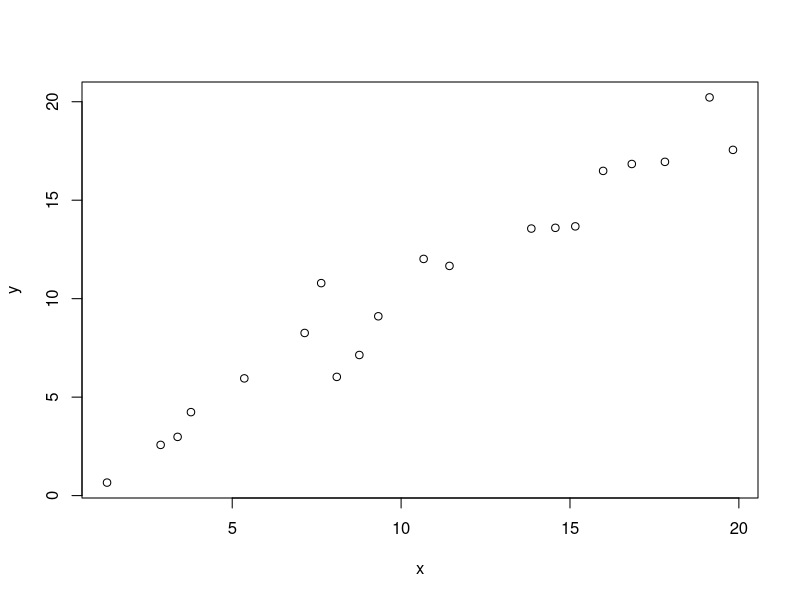
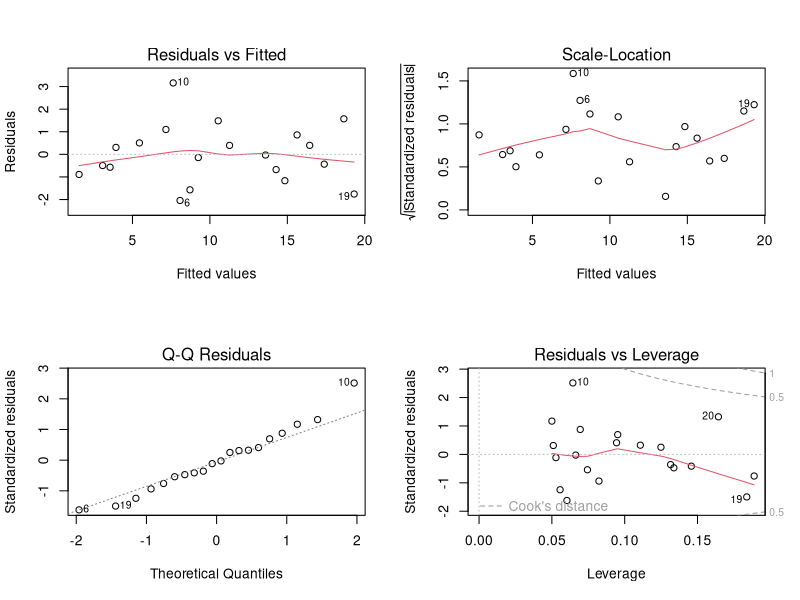
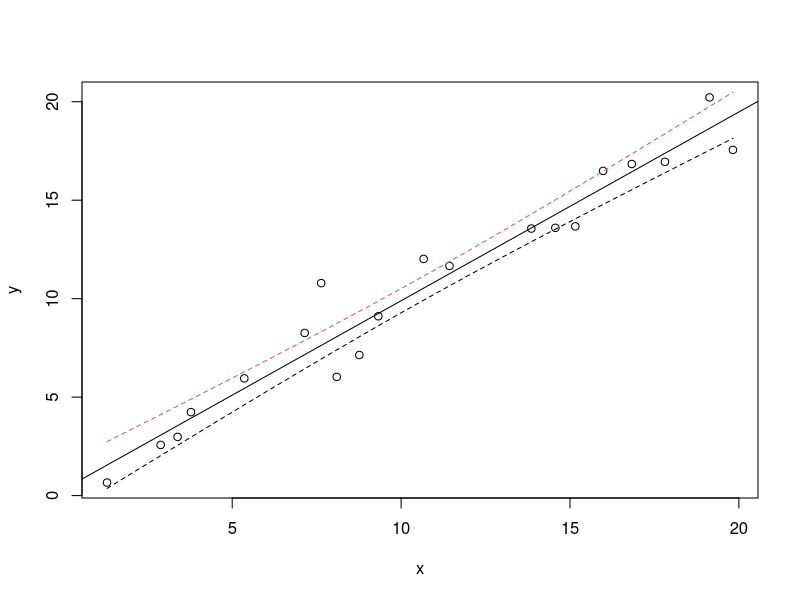

These charts were generated, in order, by the following R code:

x <- 1:20 + rnorm(20)
y <- 1:20 + rnorm(20)
his <- function(a, b) {
  anm <- deparse(substitute(a))
  bnm <- deparse(substitute(b))
  print(anm)
  print(bnm)
  plot(a, b, xlab=anm, ylab=bnm)
}
his(x, y)

opar <- par(no.readonly=TRUE)

f <- lm(y~x)
layout(matrix(c(1,2,3,4),2,2)) # optional 4 graphs/page
plot(f)
par(opar)
plot(x, y)

abline(f)
nd <- data.frame(x=seq(min(x), max(x), length=length(x)))
pred <- predict(f, interval="confidence", newdata=nd)
#         pred <- predict(mod, interval="confidence")
matlines(nd[,1], pred[,c('lwr','upr')],lty=2)
